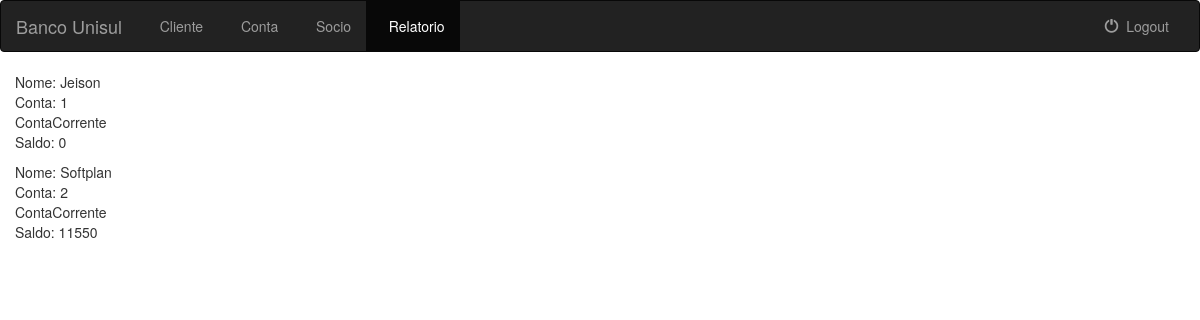
Page /saldoclientes/ (signed in) on the earlier database version.
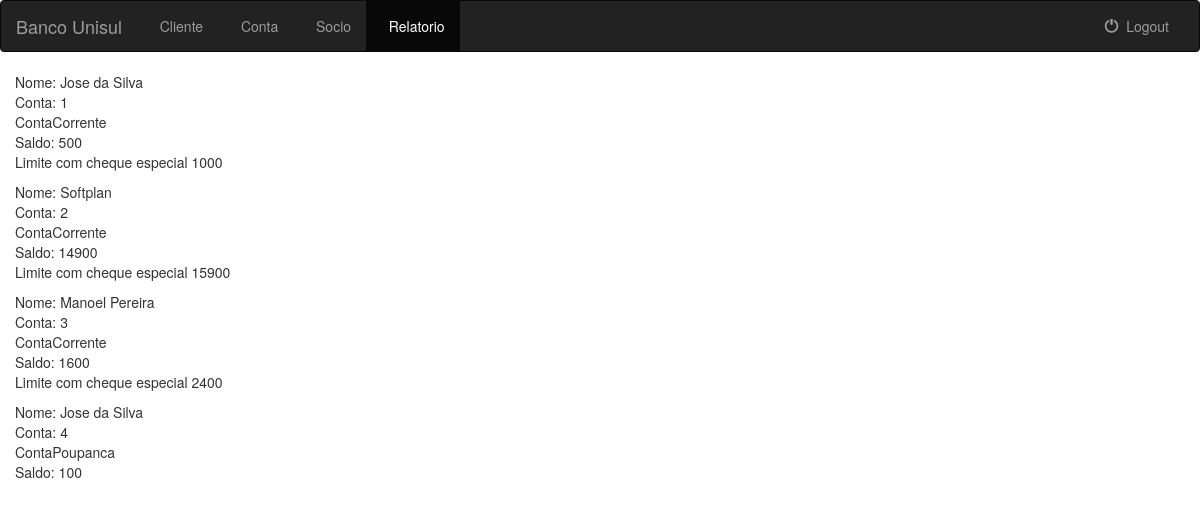
Same page on the later database version.
### banco_unisul/models.py (models this page shows, shortened)
class Conta(models.Model):
    TIPO_CONTA = (
        (1, 'ContaCorrente'),
        (2, 'ContaPoupanca'),
    )
    agencia = models.ForeignKey(Agencia, on_delete=models.CASCADE)
    cliente = models.ForeignKey(Cliente, on_delete=models.CASCADE)
    tpconta = models.IntegerField("Tipo da Conta", choices=TIPO_CONTA)
    saldo = models.IntegerField()
    chespecial = models.IntegerField("Limite cheque especial")
    flespecial = models.BooleanField("Utiliza cheque especial")
    class META:
        unique_together = (("cliente", "tpconta"),)
    def limite(self):
        if self.flespecial:
            return self.saldo + self.chespecial
        else:
            return self.saldo

class Cliente(models.Model):
    nome = models.CharField(max_length=200)
    endereco = models.CharField(max_length=200)
    def __str__(self):
        return self.nome
    class META:
        abstract = True

### banco_unisul/views.py (the view)
# urls.py: url(r'^saldoclientes/$', views.SaldoClientesView.as_view(), name='saldoclientes'),
class SaldoClientesView(LoginRequiredMixin, generic.ListView):
    model = Trasnferencia
    template_name = 'banco_unisul/saldoclientes.html'
    context_object_name = 'conta'
    def get_queryset(self):
        return Conta.objects.all().select_related("cliente").all()

### templates/banco_unisul/saldoclientes.html (shortened to what this page needs)
{% extends 'banco_unisul/bancointero.html' %}
{% block relatorio %}active{% endblock %}
{% block body %}
    <div class="container-fluid">
        {% for c in conta %}
            <div>
                <p>
                    Nome: {{ c.cliente }} <br>
                    Conta: {{ c.id }} <br>
                    {{ c.get_tpconta_display }} <br>
                    Saldo: {{ c.saldo }} <br>
                    {% if c.flespecial %}
                        Limite com cheque especial {{ c.limite }}<br>
                    {% endif %}
                </p>
            </div>
        {% endfor %}
    </div>
{% endblock %}

Differences in the rows shown:
changed Conta id 1: cliente "Jeison" → "Jose da Silva"; saldo "0" → "500"; limite (not shown) → "1000"
changed Conta "Softplan": saldo "11550" → "14900"; limite (not shown) → "15900"
added Conta: cliente "Manoel Pereira", id "3", tpconta "ContaCorrente", saldo "1600", limite "2400"
added Conta: cliente "Jose da Silva", id "4", tpconta "ContaPoupanca", saldo "100"
